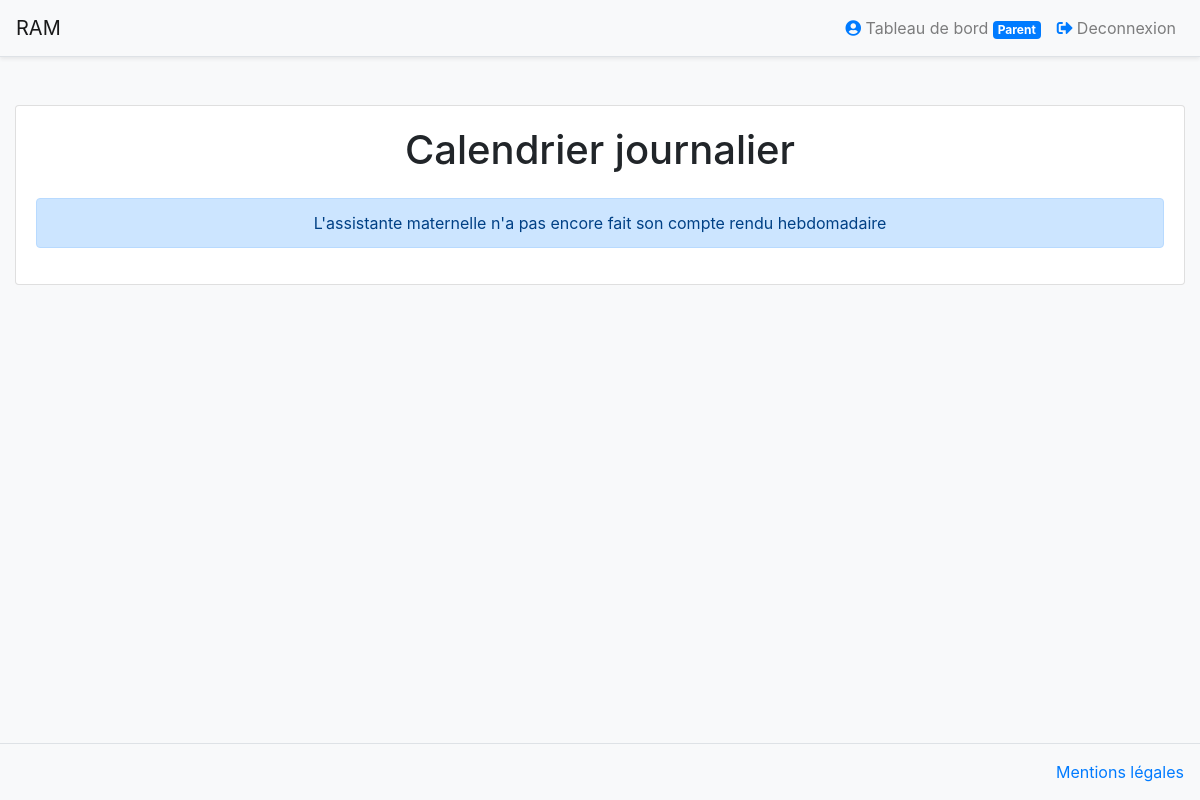
The page /calendrier.php (signed in) on the database as committed earlier.
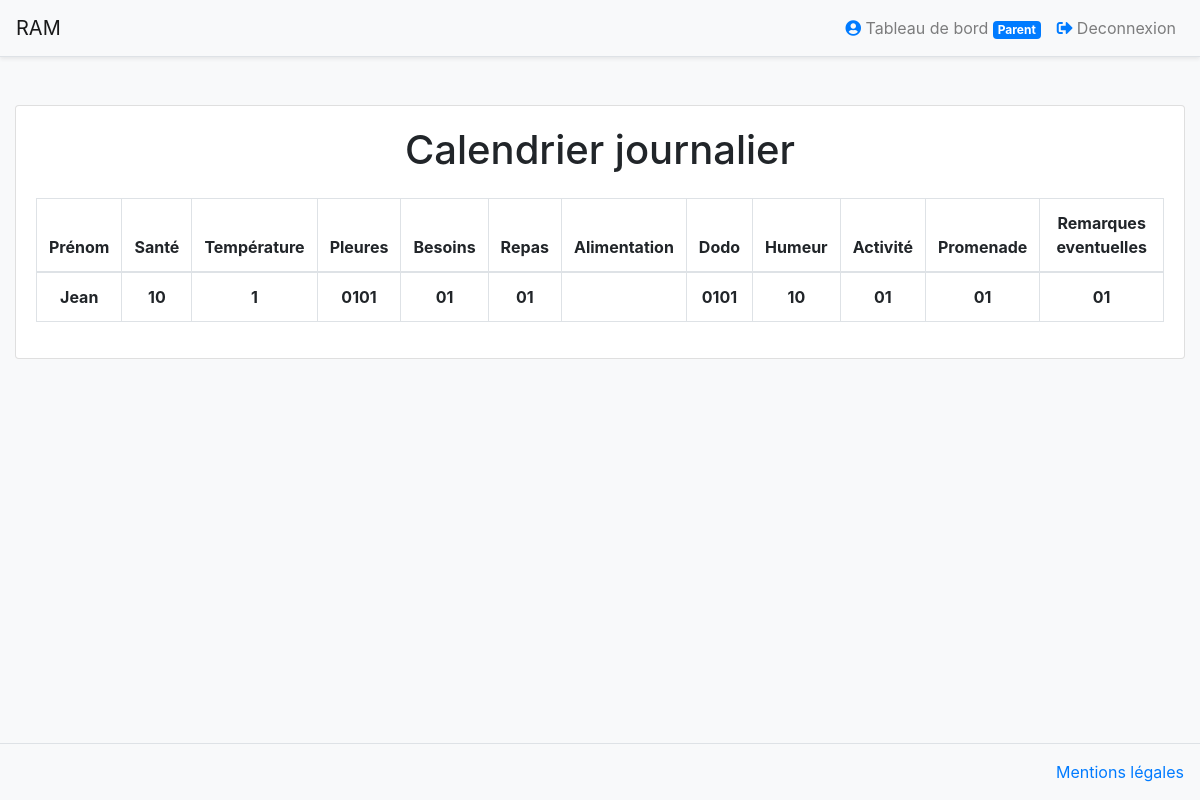
The same page on the database as committed later.
### tables this page shows
CREATE TABLE `calendrier` (
  `id` int(11) NOT NULL,
  `sante` varchar(255) NOT NULL,
  `temperature` double NOT NULL,
  `pleurs` varchar(255) NOT NULL,
  `besoins` varchar(255) NOT NULL,
  `repas` varchar(255) NOT NULL,
  `aliments` varchar(255) NOT NULL,
  `dodo` varchar(255) NOT NULL,
  `humeur` varchar(255) NOT NULL,
  `activite` varchar(255) NOT NULL,
  `promenade` varchar(255) NOT NULL,
  `remarques` longtext,
  `date` datetime NOT NULL,
  `idEnfant` int(11) NOT NULL
);

CREATE TABLE `enfant` (
  `enfId` int(255) NOT NULL,
  `enfPrenom` varchar(255) NOT NULL,
  `enfNom` varchar(255) NOT NULL,
  `enfNumTelParent` varchar(255) NOT NULL,
  `enfStatut` varchar(255) NOT NULL,
  `enfInformations` varchar(255) NOT NULL,
  `enfDateInscription` datetime NOT NULL,
  `enfDateFinInscription` datetime NOT NULL,
  `ateId` int(255) DEFAULT NULL,
  `enfAge` int(255) DEFAULT NULL,
  `idParent` int(255) DEFAULT NULL,
  `idNounou` int(255) DEFAULT NULL
);

### app/App.php (called while the page is built, shortened)
<?php
class App extends DB {
    public static function getHead($title) {
        require 'view/view-head.php';
    }
}
?>

### app/DB.php (called while the page is built, shortened)
<?php
class DB
{
    private $PDOInstance = null;
    private static $instance = null;
    private function __construct()
    {
        $this->PDOInstance = new PDO('mysql:dbname='.self::DB_DATABASE.';host='.self::DB_HOST,self::DB_USER,self::DB_PASS);
        $this->PDOInstance->setAttribute(PDO::ATTR_ERRMODE, PDO::ERRMODE_EXCEPTION);
    }
    public static function getInstance()
    {
        if(is_null(self::$instance))
        {
            self::$instance = new DB();
        }
        return self::$instance;
    }
    public function query($query)
    {
        return $this->PDOInstance->query($query);
    }
}

### app/Membres.php (called while the page is built, shortened)
<?php
class Membres {
    public static function getType()
    {
        $bdd = DB::getInstance();
        return $req = $bdd->query('SELECT type FROM membres WHERE id = '.$_SESSION['id'].'')->fetch()[0];
    }
}

### view/view-calendrier.php (the view, shortened to what this page needs)
<?php if(Membres::getType() == "parent"): ?>
    <div class="container-fluid">
        <div class="card mt-5 text-center">
            <div class="card-body">
                <h1 class="card-title mb-4">Calendrier journalier</h1>
                <div class="card-text">
                    <?php
                    $bdd = DB::getInstance();
                    $req = $bdd->query('CALL recupererEnfant('.$_SESSION['id'].')');
                    ?>
                    <?php if($req->rowCount() != 0): ?>
                    <table class="table table-bordered">
                        <thead>
                        <tr>
                            <th scope="col">Prénom</th>
                            <th scope="col">Santé</th>
                            <th scope="col">Température</th>
                            <th scope="col">Pleures</th>
                            <th scope="col">Besoins</th>
                            <th scope="col">Repas</th>
                            <th scope="col">Alimentation</th>
                            <th scope="col">Dodo</th>
                            <th scope="col">Humeur</th>
                            <th scope="col">Activité</th>
                            <th scope="col">Promenade</th>
                            <th scope="col">Remarques eventuelles</th>
                        </tr>
                        </thead>
                        <tbody>
                        <?php
                        if($req->rowCount() != 0) {
                        foreach($req as $donnees) {
                            $idEnfant = $donnees['id'];
                            $result[$idEnfant] = array(
                                'enfPrenom' => $donnees['enfPrenom'],
                                'sante' => $donnees['sante'],
                                'temperature' => $donnees['temperature'],
                                'pleurs' => $donnees['pleurs'],
                                'besoins' => $donnees['besoins'],
                                'repas' => $donnees['repas'],
                                'aliments' => $donnees['aliments'],
                                'dodo' => $donnees['dodo'],
                                'humeur' => $donnees['humeur'],
                                'activite' => $donnees['activite'],
                                'promenade' => $donnees['promenade'],
                                'remarques' => $donnees['remarques'],
                                'date' => $donnees['date'],
                            );
                            echo '
                        <tr>
                            <th>'.$result[$idEnfant]["enfPrenom"].'</th>
                            <th>'.$result[$idEnfant]["sante"].'</th>
                            <th>'.$result[$idEnfant]["temperature"].'</th>
                            <th>'.$result[$idEnfant]["pleurs"].'</th>
                            <th>'.$result[$idEnfant]["besoins"].'</th>
                            <th>'.$result[$idEnfant]["repas"].'</th>
                            <th>'.$result[$idEnfant]["aliments"].'</th>
                            <th>'.$result[$idEnfant]["dodo"].'</th>
                            <th>'.$result[$idEnfant]["humeur"].'</th>
                            <th>'.$result[$idEnfant]["activite"].'</th>
                            <th>'.$result[$idEnfant]["promenade"].'</th>
                            <th>'.$result[$idEnfant]["remarques"].'</th>
                        </tr>
                            ';
                        }
                        }
                        ?>
                        </tbody>
                    </table>
                    <?php endif; ?>
                    <?php if($req->rowCount() == 0): ?>
                    <div class="alert alert-primary">L'assistante maternelle n'a pas encore fait son compte rendu hebdomadaire</div>
                    <?php endif; ?>
                </div>
            </div>
        </div>
    </div>
<?php endif; ?>

### view/view-head.php (shortened to what this page needs)
<!DOCTYPE html>
<html>
<head>
    <link rel="stylesheet" href="https://stackpath.bootstrapcdn.com/bootstrap/4.3.1/css/bootstrap.min.css">
    <link rel="stylesheet" href="https://use.fontawesome.com/releases/v5.3.1/css/all.css">
</head>

### calendrier.php (shortened to what this page needs)
<?php
App::getHead("Calendrier");
?>
<body>
<?php
require 'view/view-menu.php';
require 'view/view-calendrier.php';
require 'view/view-footer.php';
?>
</body>
</html>

### view/view-menu.php (shortened to what this page needs)
<nav class="navbar navbar-expand-lg navbar-light bg-light border-bottom shadow-sm">
    <a class="navbar-brand" href="index.php">RAM</a>
    <div class="collapse navbar-collapse justify-content-end" id="navbarNav">
        <ul class="navbar-nav">
            <?php
            if(isset($_SESSION['id'])) {
                $bdd = DB::getInstance();
                $req = $bdd->query('SELECT type FROM membres WHERE id=' . $_SESSION['id'] . '');
                while ($donnees = $req->fetch()) {
                    $type = $donnees['type'];
                }
            }
            ?>
            <?php if(isset($_SESSION['id'])) {
                if($type == "parent") {
                    echo "<li class=\"nav-item\"><a class='nav-link' href=\"tableau-de-bord.php\"><i class=\"fas fa-user-circle text-primary\"></i> Tableau de bord <span class=\"badge badge-primary\">{$_SESSION['pseudo']}</span></a></li>";
                }
            } ?>
            <?php if(isset($_SESSION['id'])) {
                echo "<li class=\"nav-item\"><a class='nav-link' href=\"deconnexion.php\"><i class=\"fas fa-sign-out-alt text-primary\"></i> Deconnexion</a></li>";
            } ?>
        </ul>
    </div>
</nav>

### view/view-footer.php (shortened to what this page needs)
<footer class="fixed-bottom border-top bg-light text-right py-3 px-3">
    <a class="link" href="mentions-legales.php">Mentions légales</a>
</footer>

### view/view-head.php (style rules this page uses)
body { background: #f8f9fa!important; }

Rows that differ between the two databases and show on the page:
added calendrier: idEnfant.enfPrenom "Jean", sante "10", temperature "1", pleurs "0101", besoins "01", repas "01", dodo "0101", humeur "10", activite "01", promenade "01", remarques "01"
Other text that changed with them:
text no longer shown: "L'assistante maternelle n'a pas encore fait son compte rendu hebdomadaire"
text now shown: "Prénom Santé Température Pleures Besoins Repas Alimentation Dodo Humeur Activité Promenade Remarques eventuelles"
